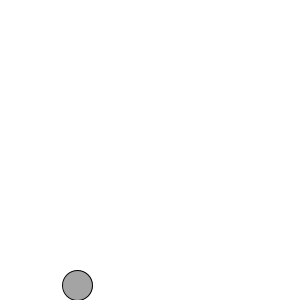
Frame 1 (no input)
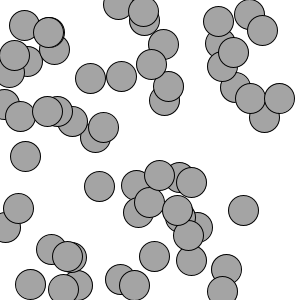
Frame 60 (the mouse pressed at the canvas centre just before this capture)
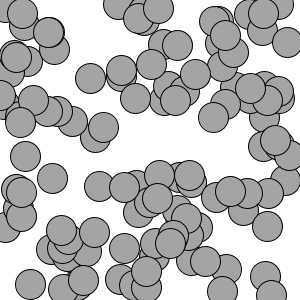
Frame 120 (the mouse held since frame 60 and released just before this capture)

The Processing sketch that drew these frames (run headless with seeded random() and noise(); from frame 60 on, the mouse is pressed at the canvas centre):

// Processing sketch: loopDraw_1
// ── loopDraw_1.pde
void setup()
{
  size(300, 300);
  background(255);
  
  fill(random(255));
}

void draw()
{
  //fill(random(255));
  ellipse(random(300), random(300), 30, 30);
  
}
